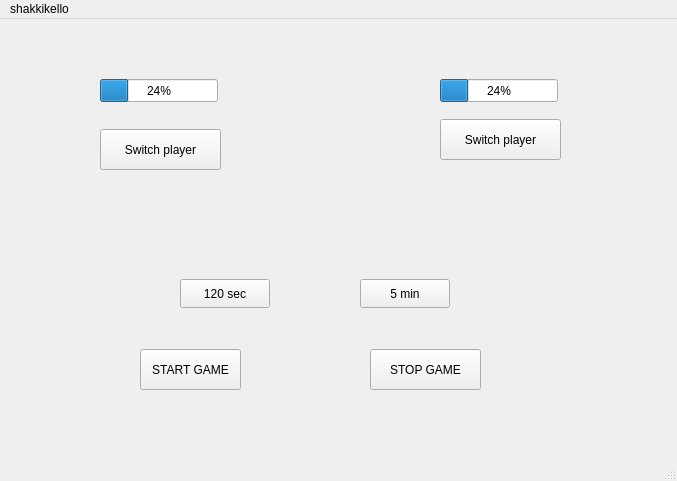
<?xml version="1.0" encoding="UTF-8"?>
<ui version="4.0">
 <class>MainWindow</class>
 <widget class="QMainWindow" name="MainWindow">
  <property name="geometry">
   <rect>
    <x>0</x>
    <y>0</y>
    <width>677</width>
    <height>481</height>
   </rect>
  </property>
  <property name="windowTitle">
   <string>MainWindow</string>
  </property>
  <widget class="QWidget" name="centralwidget">
   <widget class="QPushButton" name="switchButton1">
    <property name="geometry">
     <rect>
      <x>100</x>
      <y>110</y>
      <width>121</width>
      <height>41</height>
     </rect>
    </property>
    <property name="text">
     <string>Switch player</string>
    </property>
   </widget>
   <widget class="QPushButton" name="switchButton2">
    <property name="geometry">
     <rect>
      <x>440</x>
      <y>100</y>
      <width>121</width>
      <height>41</height>
     </rect>
    </property>
    <property name="text">
     <string>Switch player</string>
    </property>
   </widget>
   <widget class="QProgressBar" name="progressBar1">
    <property name="geometry">
     <rect>
      <x>100</x>
      <y>60</y>
      <width>118</width>
      <height>23</height>
     </rect>
    </property>
    <property name="value">
     <number>24</number>
    </property>
   </widget>
   <widget class="QProgressBar" name="progressBar2">
    <property name="geometry">
     <rect>
      <x>440</x>
      <y>60</y>
      <width>118</width>
      <height>23</height>
     </rect>
    </property>
    <property name="value">
     <number>24</number>
    </property>
   </widget>
   <widget class="QLabel" name="infoLabel">
    <property name="geometry">
     <rect>
      <x>240</x>
      <y>170</y>
      <width>371</width>
      <height>61</height>
     </rect>
    </property>
    <property name="text">
     <string/>
    </property>
   </widget>
   <widget class="QPushButton" name="stopButton">
    <property name="geometry">
     <rect>
      <x>370</x>
      <y>330</y>
      <width>111</width>
      <height>41</height>
     </rect>
    </property>
    <property name="text">
     <string>STOP GAME</string>
    </property>
   </widget>
   <widget class="QPushButton" name="secButton">
    <property name="geometry">
     <rect>
      <x>180</x>
      <y>260</y>
      <width>90</width>
      <height>29</height>
     </rect>
    </property>
    <property name="text">
     <string>120 sec</string>
    </property>
   </widget>
   <widget class="QPushButton" name="startButton">
    <property name="geometry">
     <rect>
      <x>140</x>
      <y>330</y>
      <width>101</width>
      <height>41</height>
     </rect>
    </property>
    <property name="text">
     <string>START GAME</string>
    </property>
   </widget>
   <widget class="QPushButton" name="minButton">
    <property name="geometry">
     <rect>
      <x>360</x>
      <y>260</y>
      <width>90</width>
      <height>29</height>
     </rect>
    </property>
    <property name="text">
     <string>5 min</string>
    </property>
   </widget>
  </widget>
  <widget class="QMenuBar" name="menubar">
   <property name="geometry">
    <rect>
     <x>0</x>
     <y>0</y>
     <width>677</width>
     <height>25</height>
    </rect>
   </property>
   <widget class="QMenu" name="menushakkikello">
    <property name="title">
     <string>shakkikello</string>
    </property>
   </widget>
   <addaction name="menushakkikello"/>
  </widget>
  <widget class="QStatusBar" name="statusbar"/>
 </widget>
 <resources/>
 <connections/>
</ui>
